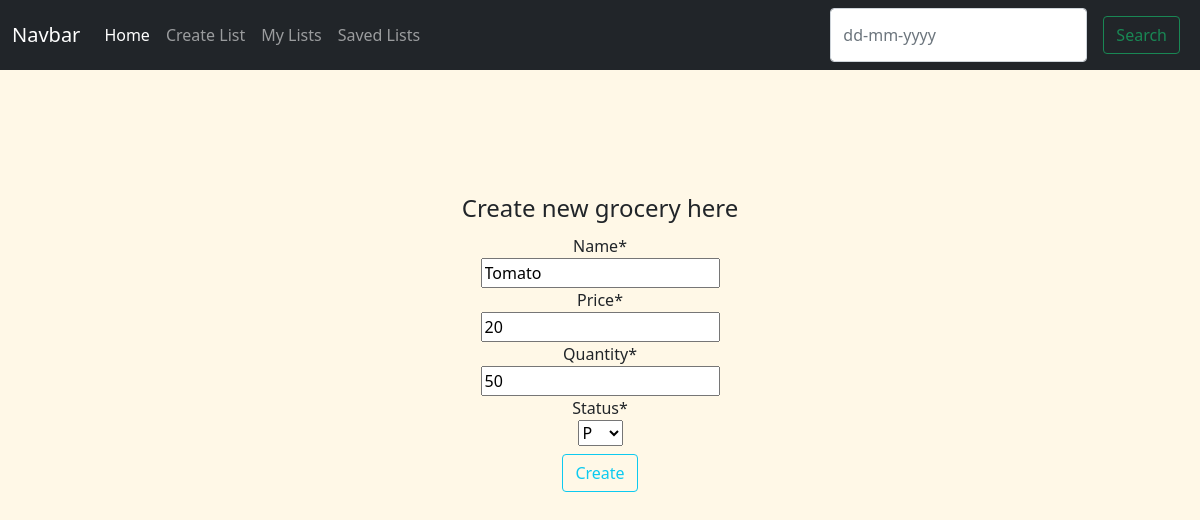
/update-grocery/1/ (signed in), run on an earlier commit of the app's database.
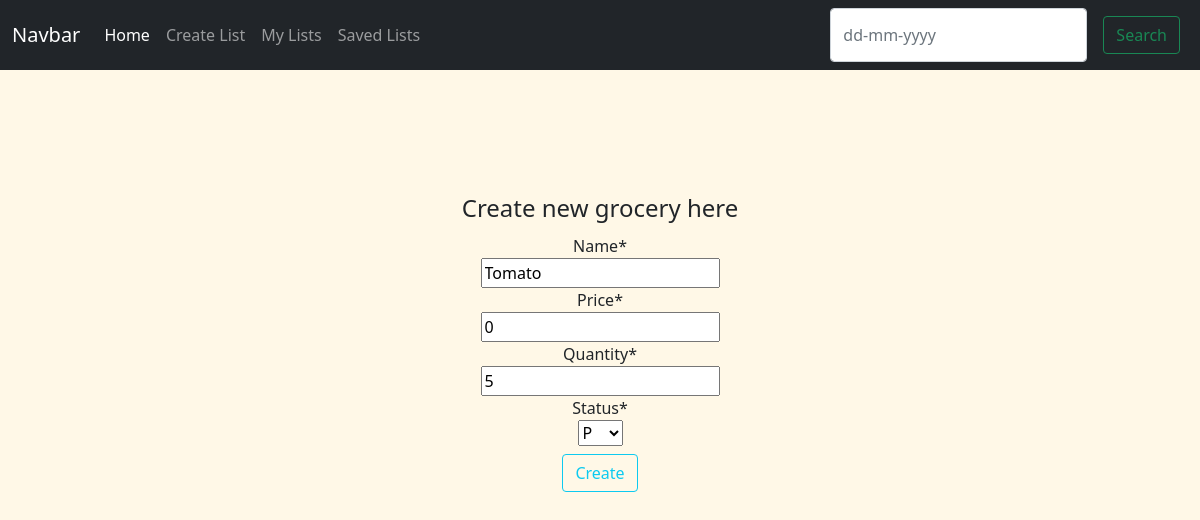
And on a later commit of the database.
### grocery_app/models.py (models this page shows, shortened)
class Grocery(models.Model):
    name = models.CharField(max_length=40)
    price = models.IntegerField(default=0)
    quantity = models.IntegerField(default=0)
    status = models.CharField(max_length=20, default='Pending', choices=choices)
    class Meta:
        verbose_name = 'Groceries'

### grocery_app/views.py (the view)
# urls.py: path('update-grocery/<int:pk>/', views.GroceryUpdateView.as_view(), name='update-grocery'),
class GroceryUpdateView(LoginRequiredMixin, UpdateView):
    login_url = 'login/'
    model = Grocery
    fields = ['name', 'price', 'quantity', 'status']
    success_url = '/'

### grocery_app/templates/grocery_app/grocery_form.html (shortened to what this page needs)
{% extends 'grocery_app/layout.html' %}
{% load crispy_forms_tags %}
{% block body %}
<div class="content-section p-20">
  <form method="POST">
    <fieldset>
      <legend>Create new grocery here</legend>
      {{ form|crispy }}
    </fieldset>
    <div class="form-group">
      <button class="btn btn-outline-info" type="submit">Create</button>
    </div>
  </form>
</div>
{% endblock  %}

What changed in the data, as far as the page shows it:
changed Grocery "Tomato": price "20" → "0"; quantity "50" → "5"
